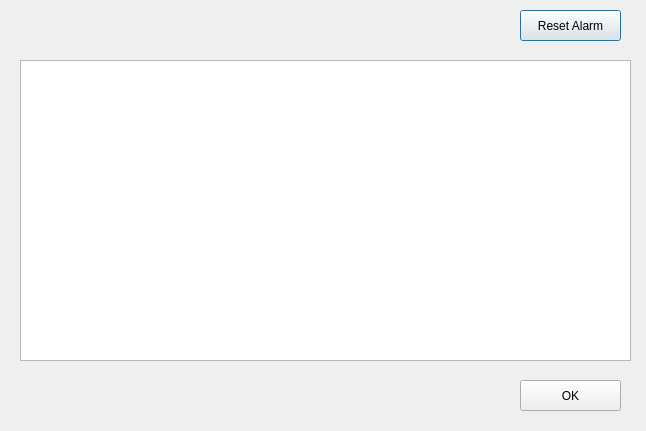
<?xml version="1.0" encoding="UTF-8"?>
<ui version="4.0">
 <class>AlarmDialog</class>
 <widget class="QDialog" name="AlarmDialog">
  <property name="geometry">
   <rect>
    <x>0</x>
    <y>0</y>
    <width>646</width>
    <height>431</height>
   </rect>
  </property>
  <property name="windowTitle">
   <string>Dialog</string>
  </property>
  <widget class="QPlainTextEdit" name="plainTextEdit">
   <property name="geometry">
    <rect>
     <x>20</x>
     <y>60</y>
     <width>611</width>
     <height>301</height>
    </rect>
   </property>
  </widget>
  <widget class="QPushButton" name="pushButton">
   <property name="geometry">
    <rect>
     <x>520</x>
     <y>10</y>
     <width>101</width>
     <height>31</height>
    </rect>
   </property>
   <property name="text">
    <string>Reset Alarm</string>
   </property>
  </widget>
  <widget class="QPushButton" name="pushButton_2">
   <property name="geometry">
    <rect>
     <x>520</x>
     <y>380</y>
     <width>101</width>
     <height>31</height>
    </rect>
   </property>
   <property name="text">
    <string>OK</string>
   </property>
  </widget>
 </widget>
 <resources/>
 <connections/>
</ui>
